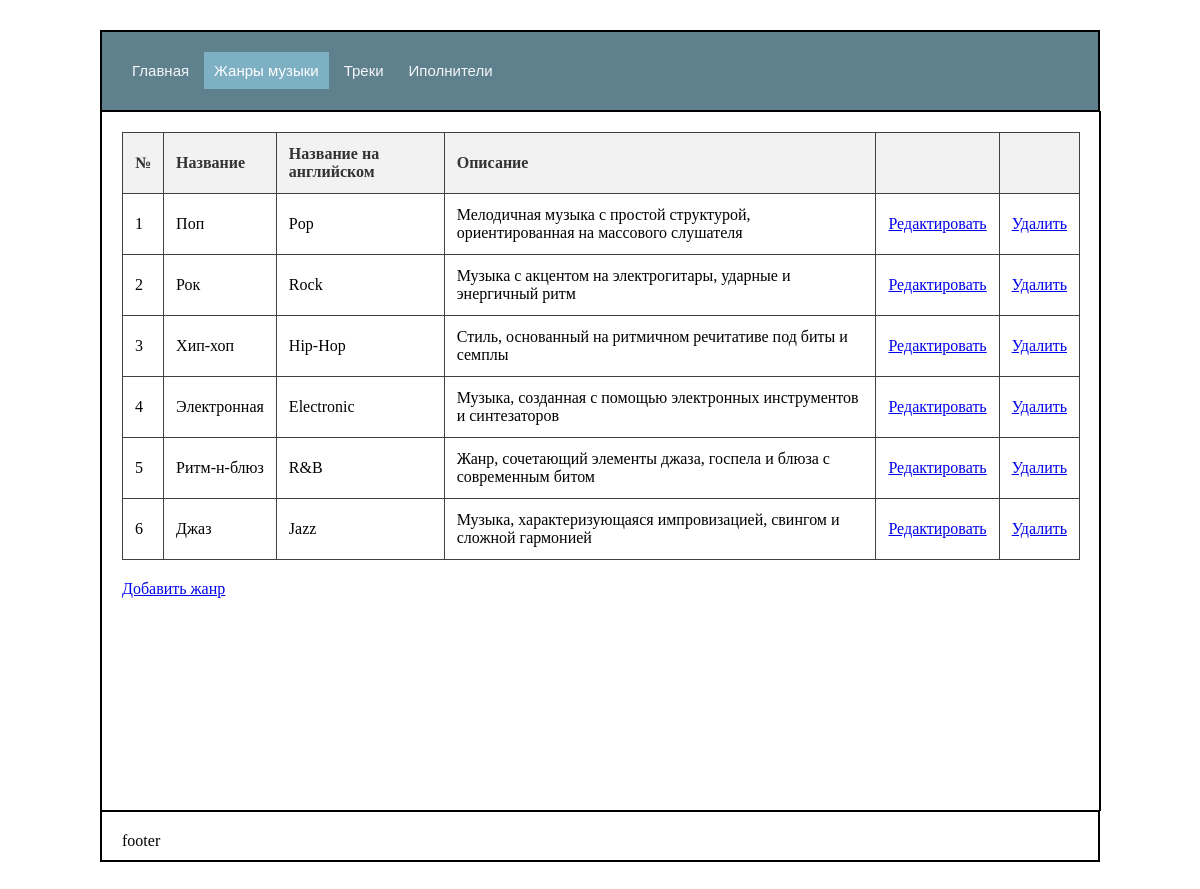
The app's page /genres with its own data.
### main/models.py (models this page shows, shortened)
class Genre(models.Model):
    name_en = models.CharField(max_length=500)
    name_ru = models.CharField(max_length=500)
    description = models.TextField()

### main/views.py (the view)
# urls.py: path('genres', views.genre_music),
def genre_music(request):
    genres = Genre.objects.all()
    return render(request, 'genres.html', {'genres': genres, 'page': 'genres'})

### main/templates/genres.html (shortened to what this page needs)
{% extends "base.html" %}
{% block content %}
    <table class="table_all">
        <thead>
            <tr class="table">
                <th class="table_min">№</th>
                <th class="table_min">Название</th>
                <th class="table_min">Название на английском</th>
                <th class="table_min">Описание</th>
                <th class="table_min"></th>
                <th class="table_min"></th>
            </tr>
        </thead>
        <tbody>
            {% for g in genres %}
                <tr>
                    <td class="table_min">{{g.id}}</td>
                    <td class="table_min">{{g.name_ru}}</td>
                    <td class="table_min">{{g.name_en}}</td>
                    <td class="table_min">{{g.description}}</td>
                    <td class="table_min"><a href="/edit_genre/{{g.id}}">Редактировать</a></td>
                    <td class="table_min"><a href="/deleteop/{{g.id}}">Удалить</a></td>
                </tr>
            {% endfor %}
        </tbody>
    </table>
    <a href="/add_genre">Добавить жанр</a>
{% endblock content %}

### main/templates/base.html (shortened to what this page needs)
<!DOCTYPE html>
{% load static %}
<html lang="en">
<head>
	<link rel="stylesheet" href="{% static 'styles.css' %}" />
</head>
<body>
    <div id="wrapper">
	<div id="header">
		<div id="menu">
			<a href="/" {% if page == 'main' %} class="active" {% endif %}>Главная</a>
			<a href="/genres" {% if page == 'genres' %} class="active" {% endif %}>Жанры музыки</a>
            <a href="/tracks" {% if page == 'tracks' %} class="active" {% endif %}>Треки</a>
			<a href="/artists" {% if page == 'artists' %} class="active" {% endif %}>Иполнители</a>
		</div>
	</div>
	<div id="content">
        <div class="e">{% block content%}{% endblock content %}</div>
    </div>
	<div id="footer">
		footer
	</div>
</div>
</body>
</html>

### main/static/styles.css (style rules this page uses)
* { box-sizing: border-box; }
#wrapper { width: 1000px; margin: 30px auto; border: 1px solid black; }
#header { height: 80px; padding: 20px; border: 1px solid black; background-color: #5f808d; }
#content { display: flex; width: 1000px; height: 700px; padding: 20px; border: 1px solid black; }
#footer { height: 50px; padding: 20px; border: 1px solid black; }
#menu { display: flex; }
#menu a { margin-right: 5px; padding: 10px; font: 15px Arial; text-decoration: none; color: #F5F6FA; background-color: #5f808d; }
#menu a:hover, #menu a.active { color: rgb(255, 255, 255); background-color: #7eb0c4; }
.table_all { width: 100%; border-collapse: collapse; margin-bottom: 20px; }
.table { background-color:rgb(217, 226, 226); }
.table_min { border: 1px solid rgb(63, 64, 65); padding: 12px; text-align: left; }
.e { width: 100%; }
table { width: 100%; border-collapse: collapse; margin-bottom: 20px; }
table th, table td { border: 1px solid #ddd; padding: 12px; text-align: left; }
table th { background-color: #f2f2f2; color: #333; }

### records on screen
Genre: id "1", name_ru "Поп", name_en "Pop", description "Мелодичная музыка с простой структурой, ориентированная на массового слушателя"
Genre: id "2", name_ru "Рок", name_en "Rock", description "Музыка с акцентом на электрогитары, ударные и энергичный ритм"
Genre: id "3", name_ru "Хип-хоп", name_en "Hip-Hop", description "Стиль, основанный на ритмичном речитативе под биты и семплы"
Genre: id "4", name_ru "Электронная", name_en "Electronic", description "Музыка, созданная с помощью электронных инструментов и синтезаторов"
Genre: id "5", name_ru "Ритм-н-блюз", name_en "R&B", description "Жанр, сочетающий элементы джаза, госпела и блюза с современным битом"
Genre: id "6", name_ru "Джаз", name_en "Jazz", description "Музыка, характеризующаяся импровизацией, свингом и сложной гармонией"
